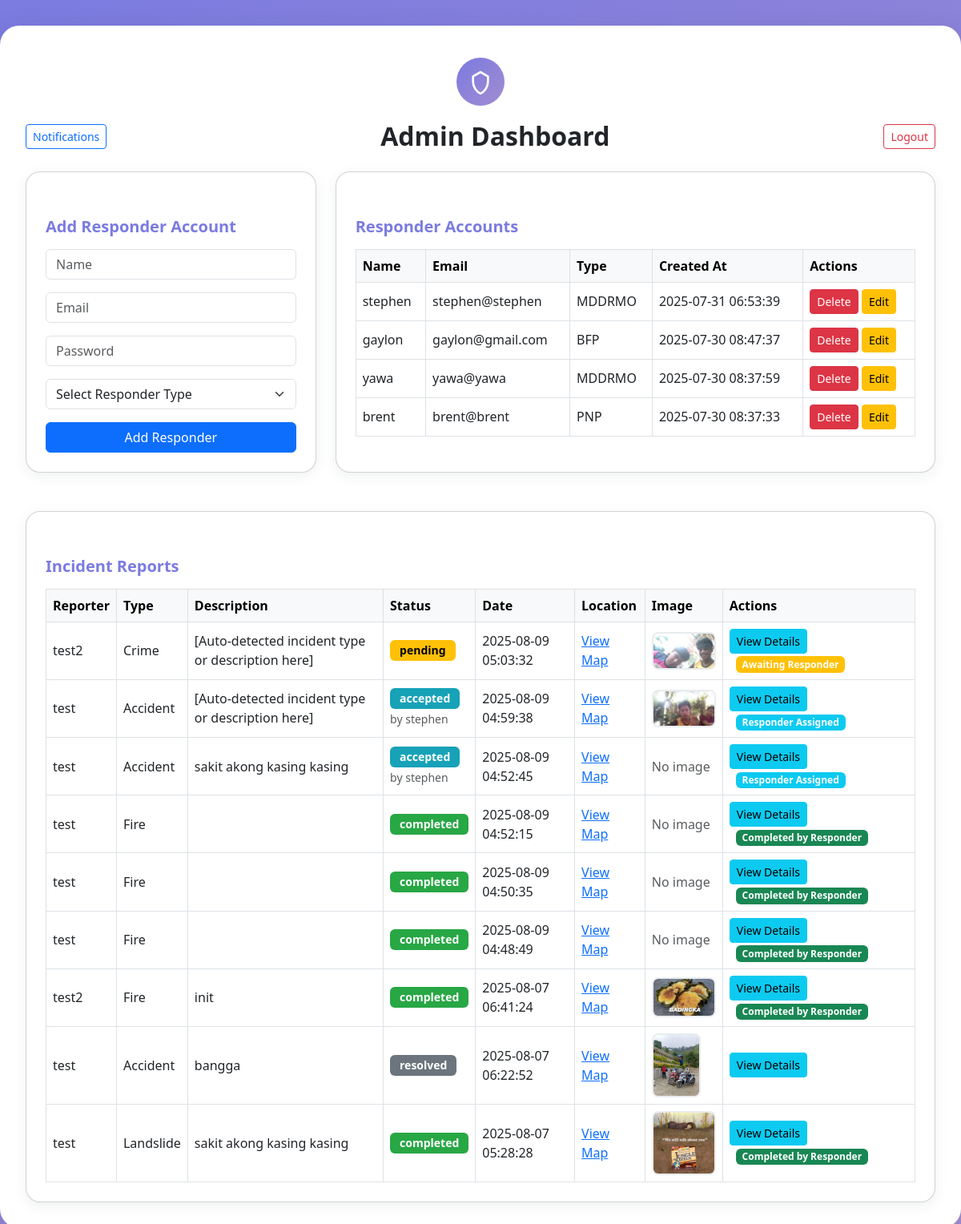
Page /admin_dashboard.php (signed in) on the committed database.
### tables this page shows
CREATE TABLE `users` (
  `id` int(11) NOT NULL,
  `name` varchar(100) NOT NULL,
  `email` varchar(100) NOT NULL,
  `password` varchar(255) NOT NULL,
  `role` enum('citizen','responder','admin') NOT NULL DEFAULT 'citizen',
  `created_at` timestamp NOT NULL DEFAULT current_timestamp(),
  `responder_type` varchar(20) DEFAULT NULL
);

CREATE TABLE `incidents` (
  `id` int(11) NOT NULL,
  `user_id` int(11) NOT NULL,
  `type` varchar(50) NOT NULL,
  `description` text DEFAULT NULL,
  `latitude` decimal(10,8) DEFAULT NULL,
  `longitude` decimal(11,8) DEFAULT NULL,
  `image_path` varchar(255) DEFAULT NULL,
  `status` enum('pending','in_progress','resolved','accepted','done','completed','accept and complete') DEFAULT 'pending',
  `created_at` timestamp NOT NULL DEFAULT current_timestamp(),
  `responder_type` varchar(20) DEFAULT NULL,
  `accepted_by` int(11) DEFAULT NULL
);

### admin_dashboard.php (the view, shortened to what this page needs)
<?php
require 'notification_functions.php';
$status_filter = $_GET['status'] ?? 'all';
if ($status_filter === 'all') {
    $stmt = $pdo->query("SELECT incidents.*, users.name AS reporter, responder_users.name AS responder_name FROM incidents JOIN users ON incidents.user_id = users.id LEFT JOIN users AS responder_users ON incidents.accepted_by = responder_users.id ORDER BY incidents.created_at DESC");
}
$incidents = $stmt->fetchAll(PDO::FETCH_ASSOC);
?>
<!DOCTYPE html>
<html lang="en">
<head>
    <link href="https://cdn.jsdelivr.net/npm/bootstrap@5.3.0/dist/css/bootstrap.min.css" rel="stylesheet">
</head>
<body>
<div class="dashboard-container">
    <div class="dashboard-logo">
        <svg xmlns="http://www.w3.org/2000/svg" fill="none" viewBox="0 0 24 24" stroke="currentColor"><path stroke-linecap="round" stroke-linejoin="round" stroke-width="2" d="M12 3l7 4v5c0 5.25-3.5 9.74-7 11-3.5-1.26-7-5.75-7-11V7l7-4z"/></svg>
    </div>
    <div class="d-flex justify-content-between align-items-center mb-4">
        <div>
            <a href="notifications.php" class="btn btn-outline-primary btn-sm position-relative">
                <i class="fas fa-bell"></i> Notifications
            </a>
        </div>
        <h2 class="fw-bold mb-0">Admin Dashboard</h2>
        <a href="logout.php" class="btn btn-outline-danger btn-sm" onclick="return confirm('Are you sure you want to logout?');">Logout</a>
    </div>
    <div class="row g-4">
        <div class="col-lg-4">
            <div class="card p-4 h-100">
                <h5 class="section-title mb-3">Add Responder Account</h5>
                <form method="post" class="row g-2">
                    <div class="col-12 mb-2"><input type="text" class="form-control" name="name" placeholder="Name" required></div>
                    <div class="col-12 mb-2"><input type="email" class="form-control" name="email" placeholder="Email" required></div>
                    <div class="col-12 mb-2"><input type="password" class="form-control" name="password" placeholder="Password" required></div>
                    <div class="col-12 mb-2">
                        <select name="responder_type" class="form-select" required>
                            <option value="">Select Responder Type</option>
                        </select>
                    </div>
                    <div class="col-12"><button type="submit" class="btn btn-primary w-100">Add Responder</button></div>
                </form>
            </div>
        </div>
        <div class="col-lg-8">
            <div class="card p-4 h-100">
                <h5 class="section-title mb-3">Responder Accounts</h5>
                <div class="table-responsive">
                <table class="table table-bordered table-hover align-middle mb-0">
                    <thead class="table-light">
                        <tr>
                            <th>Name</th>
                            <th>Email</th>
                            <th>Type</th>
                            <th>Created At</th>
                            <th>Actions</th>
                        </tr>
                    </thead>
                    <tbody>
                    <?php
if (!isset($responders)) {
    $responders = $pdo->query("SELECT id, name, email, responder_type, created_at FROM users WHERE role = 'responder' ORDER BY created_at DESC")->fetchAll(PDO::FETCH_ASSOC);
}
                    foreach ($responders as $responder): ?>
                    <tr>
                        <td>
                            <?php if (isset($_GET['edit']) && $_GET['edit'] == $responder['id']): ?>
                                <form method="post" style="display:inline;">
                                    <input type="hidden" name="edit_responder_id" value="<?= $responder['id'] ?>">
                                    <input type="text" name="edit_name" value="<?= htmlspecialchars($responder['name']) ?>" class="form-control form-control-sm" required>
                            <?php else: ?>
                                <?= htmlspecialchars($responder['name']) ?>
                            <?php endif; ?>
                        </td>
                        <td>
                            <?php if (isset($_GET['edit']) && $_GET['edit'] == $responder['id']): ?>
                                    <input type="email" name="edit_email" value="<?= htmlspecialchars($responder['email']) ?>" class="form-control form-control-sm" required>
                            <?php else: ?>
                                <?= htmlspecialchars($responder['email']) ?>
                            <?php endif; ?>
                        </td>
<td>
    <?php if (isset($_GET['edit']) && $_GET['edit'] == $responder['id']): ?>
        <select name="edit_responder_type" class="form-select form-select-sm" required>
            <option value="">Select Responder Type</option>
            <option value="PNP" <?= (isset($responder['responder_type']) && $responder['responder_type'] == 'PNP') ? 'selected' : '' ?>>PNP</option>
            <option value="BFP" <?= (isset($responder['responder_type']) && $responder['responder_type'] == 'BFP') ? 'selected' : '' ?>>BFP</option>
            <option value="MDDRMO" <?= (isset($responder['responder_type']) && $responder['responder_type'] == 'MDDRMO') ? 'selected' : '' ?>>MDDRMO</option>
        </select>
    <?php else: ?>
        <?= htmlspecialchars($responder['responder_type'] ?? '') ?>
    <?php endif; ?>
</td>
                        <td><?= htmlspecialchars($responder['created_at']) ?></td>
                        <td>
                            <?php if (isset($_GET['edit']) && $_GET['edit'] == $responder['id']): ?>
                                    <input type="password" name="edit_password" class="form-control form-control-sm" placeholder="New password (leave blank to keep current)">
                                <button type="submit" class="btn btn-success btn-sm">Save</button>
                                <a href="admin_dashboard.php" class="btn btn-secondary btn-sm">Cancel</a>
                                </form>
                            <?php else: ?>
                                <form method="post" style="display:inline;">
                                    <button type="submit" class="btn btn-danger btn-sm" onclick="return confirm('Delete this responder?')">Delete</button>
                                </form>
                                <a href="admin_dashboard.php?edit=<?= $responder['id'] ?>" class="btn btn-warning btn-sm">Edit</a>
                            <?php endif; ?>
                        </td>
                    </tr>
                    <?php endforeach; ?>
                    </tbody>
                </table>
                </div>
            </div>
        </div>
    </div>
    <div class="card p-4 mt-5">
        <h5 class="section-title mb-3">Incident Reports</h5>
                <div class="table-responsive">
        <table class="table table-bordered table-hover align-middle mb-0">
            <thead class="table-light">
                <tr>
                    <th>Reporter</th>
                    <th>Type</th>
                    <th>Description</th>
                    <th>Status</th>
                    <th>Date</th>
                    <th>Location</th>
                    <th>Image</th>
                    <th>Actions</th>
                </tr>
            </thead>
            <tbody>
            <?php foreach ($incidents as $incident): ?>
            <tr>
                <td><?= htmlspecialchars($incident['reporter']) ?></td>
                <td><?= htmlspecialchars($incident['type']) ?></td>
                <td><?= htmlspecialchars($incident['description']) ?></td>
                <td>
                    <?php
                    $status = $incident['status'] ?: 'pending';
                    $status_class = '';
                    switch ($status) {
                        case 'pending':
                            $status_class = 'status-pending';
                            break;
                        case 'accepted':
                            $status_class = 'status-accepted';
                            break;
                        case 'completed':
                            $status_class = 'status-done';
                            break;
                        case 'resolved':
                            $status_class = 'status-resolved';
                            break;
                    }
                    ?>
                    <span class="badge status-badge <?= $status_class ?>"><?= htmlspecialchars($status) ?></span>
                    <?php if ($status === 'accepted' && isset($incident['responder_name'])): ?>
                        <br><small class="text-muted">by <?= htmlspecialchars($incident['responder_name']) ?></small>
                    <?php elseif ($status === 'done' && isset($incident['responder_name'])): ?>
                        <br><small class="text-success">completed by <?= htmlspecialchars($incident['responder_name']) ?></small>
                    <?php endif; ?>
                </td>
                <td><?= htmlspecialchars($incident['created_at']) ?></td>
                <td>
                    <?php if (!empty($incident['latitude']) && !empty($incident['longitude'])): ?>
                        <a href="https://www.google.com/maps?q=<?= $incident['latitude'] ?>,<?= $incident['longitude'] ?>" target="_blank">View Map</a>
                    <?php else: ?>
                        N/A
                    <?php endif; ?>
                </td>
                <td>
                    <?php if (!empty($incident['image_path'])): ?>
                        <div class="image-container">
                            <img src="<?= htmlspecialchars($incident['image_path']) ?>" alt="Incident Image" class="incident-img"
                                 onclick="showImageModal('<?= htmlspecialchars($incident['image_path']) ?>', 'Incident #<?= $incident['id'] ?> - <?= htmlspecialchars($incident['type']) ?>')"
                                 style="cursor: pointer;" title="Click to view full size">
                        </div>
                    <?php else: ?>
                        <span class="text-muted"><i class="fas fa-image"></i> No image</span>
                    <?php endif; ?>
                </td>
                <td>
                    <button class="btn btn-info btn-sm" onclick="viewIncidentDetails(<?= $incident['id'] ?>)">View Details</button>
                    <?php if ($status === 'completed'): ?>
                        <span class="badge bg-success ms-2">
                            <i class="fas fa-check-circle"></i> Completed by Responder
                        </span>
                    <?php elseif ($status === 'pending'): ?>
                        <span class="badge bg-warning ms-2">
                            <i class="fas fa-clock"></i> Awaiting Responder
                        </span>
                    <?php elseif ($status === 'accepted'): ?>
                        <span class="badge bg-info ms-2">
                            <i class="fas fa-user-check"></i> Responder Assigned
                        </span>
                    <?php endif; ?>
                </td>
            </tr>
            <?php endforeach; ?>
            </tbody>
        </table>
        </div>
    </div>
</div>
</body>
</html>

### admin_dashboard.php (style rules this page uses)
body { min-height: 100vh; background: linear-gradient(135deg, #7b7be0 0%, #a18cd1 100%); display: flex; align-items: flex-start; justify-content: center; padding: 2rem 0; }
.dashboard-container { background: #fff; border-radius: 24px; box-shadow: 0 8px 32px rgba(44, 62, 80, 0.15); padding: 2.5rem 2rem 2rem 2rem; max-width: 1200px; width: 100%; }
.dashboard-logo { width: 60px; height: 60px; background: linear-gradient(135deg, #7b7be0 0%, #a18cd1 100%); border-radius: 50%; display: flex; align-items: center; justify-content: center; margin: 0 auto 1.2rem auto; }
.dashboard-logo svg { width: 32px; height: 32px; color: #fff; }
.section-title { font-weight: 600; color: #7b7be0; margin-top: 2rem; }
.card { border-radius: 18px; box-shadow: 0 4px 16px rgba(44, 62, 80, 0.08); }
.table th, .table td { vertical-align: middle; }
.table img { border-radius: 8px; }
.status-badge { font-size: 0.875em; padding: 0.375rem 0.75rem; }
.status-pending { background-color: #ffc107; color: #000; }
.status-accepted { background-color: #17a2b8; color: #fff; }
.status-done { background-color: #28a745; color: #fff; }
.status-resolved { background-color: #6c757d; color: #fff; }
.incident-img { max-width: 80px; max-height: 80px; border-radius: 8px; transition: all 0.3s ease; border: 2px solid #e9ecef; }
.image-container { position: relative; display: inline-block; }

### rows in the picture
users: name "stephen", email "stephen@stephen", responder_type "MDDRMO", created_at "2025-07-31 06:53:39"
users: name "gaylon", email "gaylon@gmail.com", responder_type "BFP", created_at "2025-07-30 08:47:37"
users: name "yawa", email "yawa@yawa", responder_type "MDDRMO", created_at "2025-07-30 08:37:59"
users: name "brent", email "brent@brent", responder_type "PNP", created_at "2025-07-30 08:37:33"
incidents: user.name "test2", type "Crime", description "[Auto-detected incident type or description here]", status "pending", created_at "2025-08-09 05:03:32", image_path (picture), shows "Awaiting Responder"
incidents: user.name "test", type "Accident", description "[Auto-detected incident type or description here]", status "accepted", users.name "stephen", created_at "2025-08-09 04:59:38", image_path (picture), shows "Responder Assigned"
incidents: user.name "test", type "Accident", description "sakit akong kasing kasing", status "accepted", users.name "stephen", created_at "2025-08-09 04:52:45", shows "No image", shows "Responder Assigned"
incidents: user.name "test", type "Fire", status "completed", created_at "2025-08-09 04:52:15", shows "No image", shows "Completed by Responder"
incidents: user.name "test", type "Fire", status "completed", created_at "2025-08-09 04:50:35", shows "No image", shows "Completed by Responder"
incidents: user.name "test", type "Fire", status "completed", created_at "2025-08-09 04:48:49", shows "No image", shows "Completed by Responder"
incidents: user.name "test2", type "Fire", description "init", status "completed", created_at "2025-08-07 06:41:24", image_path (picture), shows "Completed by Responder"
incidents: user.name "test", type "Accident", description "bangga", status "resolved", created_at "2025-08-07 06:22:52", image_path (picture)
incidents: user.name "test", type "Landslide", description "sakit akong kasing kasing", status "completed", created_at "2025-08-07 05:28:28", image_path (picture), shows "Completed by Responder"
